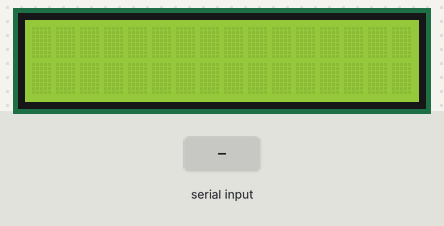
This program was run on a simulated Raspberry Pi Pico running MicroPython. Parts: 16×2 character LCD. Wiring (from the project's diagram.json): buzzer on GP13, potentiometer on GP28. Inputs (shaded band) come from the test bench. Library files of the repository ran but are not shown: pico_i2c_lcd.py; what the program prints to the serial console is not drawn. At 4.3 s the program stops and its outputs stay as they are.

Above: at 1.2 s.
1.3 s: "5" typed at the serial console, then Enter
2.8 s: "*" typed at the serial console, then Enter
4.3 s: "90" typed at the serial console, then Enter
At 5.5 s:
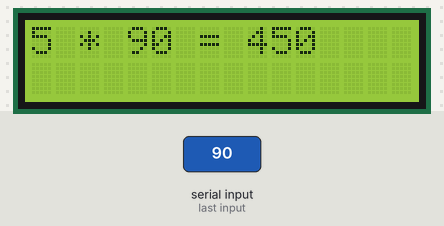
Timing chart, 0 to 5.8 s (numbered marks = the images above; inputs shaded):
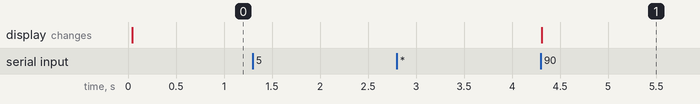

The program:

final_exam.py
```python
"""
kullanıcıdan input alacak bu inputa göre lcd ekrana bu sayıyı yazdıracak, kullanıcıdan bir işlem alacak + veya * işlemi olacak şekilde. Bu işlemlerden sonra ise bu işlemi lcd ekrana yazacak kod
"""

from machine import Pin, I2C
from time import sleep
from pico_i2c_lcd import I2cLcd
import utime

i2c = I2C(0, sda=Pin(0), scl=Pin(1), freq=400000)
I2C_ADDR = i2c.scan()[0]
lcd = I2cLcd(i2c, I2C_ADDR, 2, 16)

number1 = int(input("Enter a number: "))
process = input("Enter a process: (+ or *)")
number2 = int(input("Enter a number: "))

if process == '+':
  result = number1 + number2
  lcd.move_to(0, 0)
  lcd.putstr(f"{number1} {process} {number2} = {result}")

elif process == '*':
  result = number1 * number2
  lcd.move_to(0, 0)
  lcd.putstr(f"{number1} {process} {number2} = {result}")

else:
  lcd.move_to(0, 0)
  lcd.putstr("farklı bir işlem yaptınız!!")
```

Measured:
- after the input at 1.3 s, every drawn part: stays the same
- after the input at 2.8 s, every drawn part: stays the same
- after the input at 4.3 s, the display: changes at once (image 1)
